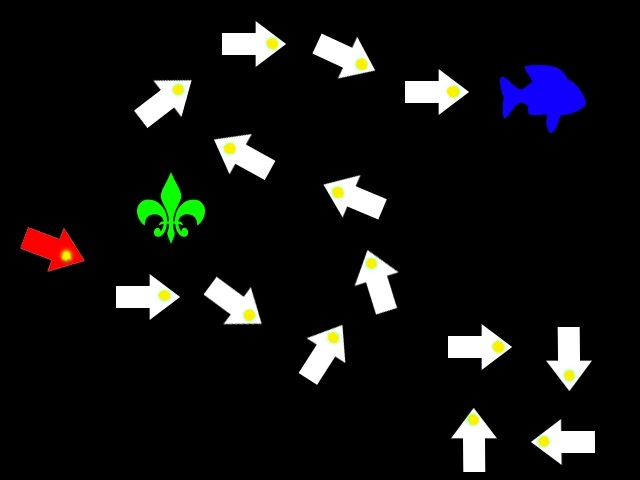
%> input picture 机器视觉实验 物体追踪 角点识别/AnsLab4-5 Treasure Hunting/Treasure_medium.jpg, 640 x 480 px
$ octave followMedium.m   (GNU Octave 9; MATLAB toolbox functions it lacks are replaced by stand-ins)
%> lines starting %> are read from the running program, lines starting %| are printed output that depends on the picture; in (x1, y1, x2, y2) boxes, pixels count from 0 and x2, y2 are one past the last pixel; in counts of white or black regions, pixels touching at a corner belong together; the program's own positions count from 1
close all;
clear all;
im = imread(['Treasure_Medium.jpg']); % change name to process other images
%> im is the input picture: size 480x640x3 uint8; mean R, G, B 18.2, 18.3, 18.3
% figure(1)
% imshow(im);
% figure(2)
bin_threshold = 0.1; % parameter to vary
bin_im = im2bw(im, bin_threshold);
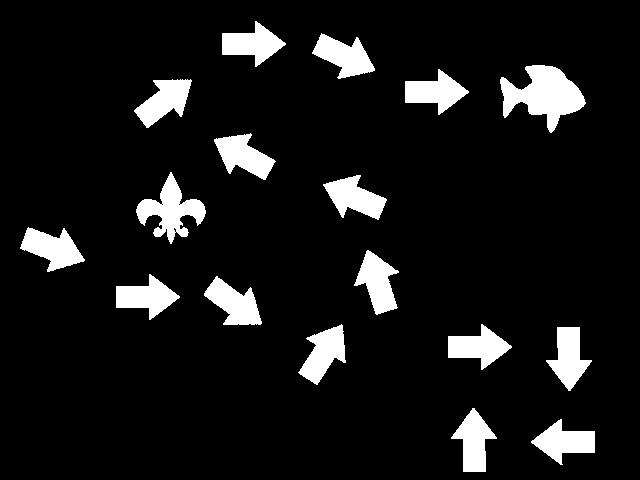
%> bin_im: size 480x640 logical; 9.1% white; 17 white regions
% imshow(bin_im);
% title("Threshold value = 0.1")
% figure(3)
con_com = bwlabel(bin_im);
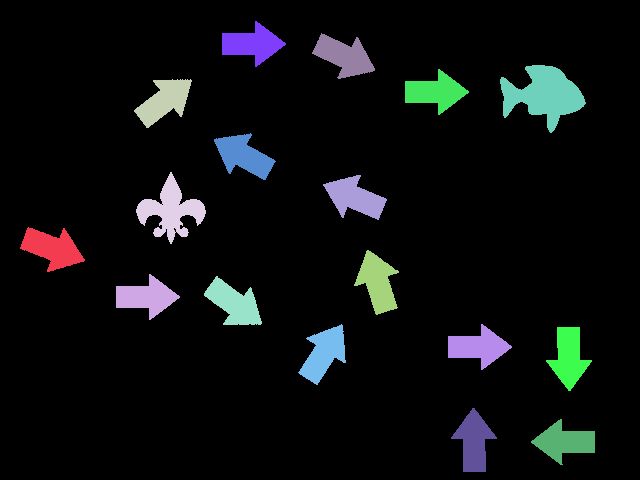
%> con_com: size 480x640 double; 18 distinct labels, from 0 to 17; one colour per label, 0 black
imshow(label2rgb(con_com));
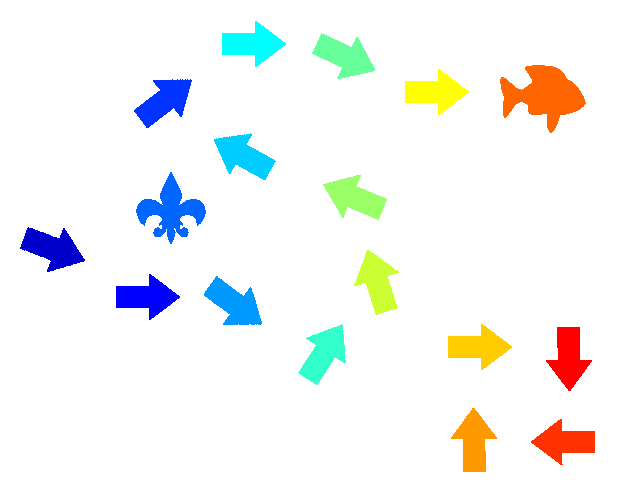
%> displayed picture: size 480x640x3, on the screen's scale of 0 to 255; mean R, G, B 243.1, 245.1, 243.4
props = regionprops(con_com);
%> props = 17 regions; largest, box (x1, y1, x2, y2), Area and Centroid: (500, 65, 586, 133) 3052 [544.8 95.3], (136, 172, 206, 244) 2084 [171.5 211], (20, 227, 85, 272) 1575 [53 249.1], (204, 276, 262, 325) 1563 [234.7 304.1], (354, 250, 399, 315) 1549 [378.2 283]
%% Drawing bounding boxes
n_objects = numel(props);
%> n_objects = 17
imshow(im);
hold on;
if_follow = ones(n_objects,1);
degs = ones(n_objects,1);
r = 18;
startId = 0;
for object_id = 1 : n_objects
    % 报告提示可以用颜色判断是否为箭头 其实通过区域的大小判定也是可以的
    if (props(object_id).Area > 1480) && (props(object_id).Area < 1580)
        rectangle('Position', props(object_id).BoundingBox, 'EdgeColor', 'b');
        center = props(object_id).Centroid;
        center1 = round(center(1,1));
        center2 = round(center(1,2));
        if im(center2,center1,2) < 10
            startId = object_id;
            plot(center1,center2,'*');
        end
    end
end
%> this loop made 17 passes
%> (center, center1, center2, startId) on pass 1: ([52.96 249.1], 53, 249, 1)
%> (center, center1, center2) on passes 2, 3, 5, 6, 7, 8: ([146.9 297.5], 147, 298), ([165.1 101.4], 165, 101), ([234.7 304.1], 235, 304), ([244.3 156.4], 244, 156), ([252.9 44.5], 253, 45), ([324.5 354.1], 325, 354)
moveId = startId;
%> moveId = 1
ifPass = zeros(n_objects,1);
steps = 1;
while true
    ifPass(moveId,1) = 1;
    steps = steps + 1;
    center = props(moveId).Centroid;
    center1 = round(center(1,1));
    center2 = round(center(1,2));
    towardDeg = 0;
    for deg = 0 : pi/100 : pi * 2
        pointA = round(center(1,1) + r * cos(deg));
        pointB = round(center(1,2) + r * sin(deg));
        plot(pointA,pointB,'.');
        if im(pointB,pointA,2) > 200 && ...
           im(pointB,pointA,3) < 20  && moveId == startId
            disp("FindPoint")
            towardDeg = deg;
            break;
        end
        disp(moveId)
        if im(pointB,pointA,2) > 230 && ...
           im(pointB,pointA,3) < 5 && ...
           not(moveId==8)&& not(moveId==10)
            disp("FindPoint")
            towardDeg = deg;
            break;
        elseif im(pointB,pointA,2) > 230 && ...
           im(pointB,pointA,3) < 1 && ...
           ((moveId==8)||(moveId==10))
            disp("FindPoint")
            towardDeg = deg;
            break;
        end
    end
    ifNoMore = 1;
    towardDeg = towardDeg + pi/100;
    for step = 2*r : 1 : 7 * r
        pointA = round(center(1,1) + step * cos(towardDeg));
        pointB = round(center(1,2) + step * sin(towardDeg));
        plot(pointA,pointB,'.');
        if pointA > 640 || pointA < 1 || pointB > 480 || pointB < 1
            continue;
        end
        if im(pointB,pointA,2) > 200 && ...
            im(pointB,pointA,3) > 200 && ...
            im(pointB,pointA,1) > 200
            disp("FindNextSig")
            for object_id = 1 : n_objects
                center = props(object_id).Centroid;
                if abs(pointA-center(1,1))+abs(pointB-center(1,2)) < 50 ...
                    && ifPass(object_id,1) == 0
                    plot(center(1,1),center(1,2),'*')
                    disp("FindNextPoint")
                    moveId = object_id;
                    ifNoMore = 0;
                    ifPass(object_id,1) = 1;
                    break;
                end
            end
            break;
        end
    end
    if ifNoMore == 1 || steps > n_objects
        break;
    end
end
%> this loop made 11 passes
%> (center1, center2, towardDeg) on passes 1 to 11: (53, 249, 0.44), (147, 298, 0.0314), (235, 304, 0.471), (325, 354, 5.15), (378, 283, 4.37), (355, 198, 3.39), (244, 156, 3.55), (165, 101, 5.43), (253, 45, 0.0314), (345, 57, 0.314), (436, 92, 0.0314)
%> (printed output is left out)
%> after the loop, ifPass = 17 values, max 1 at index 1, min 0 at index 4, mean 0.647; moveId = 12; steps = 12
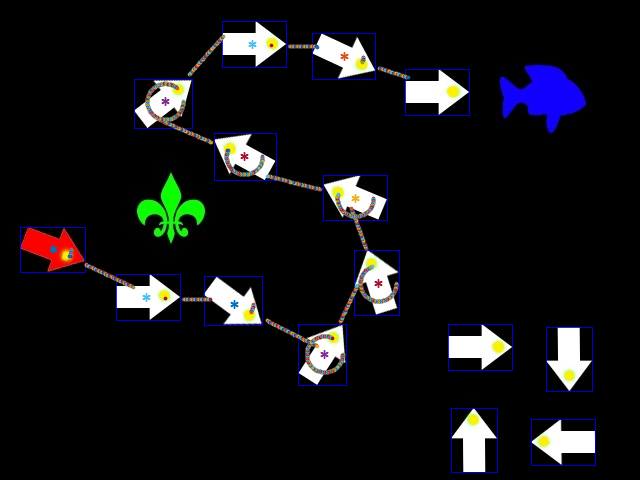
%> figure redrawn from the program's plot data
hold off;

$ run again, with 机器视觉实验 物体追踪 角点识别/AnsLab4-5 Treasure Hunting/Treasure_easy.jpg copied over 机器视觉实验 物体追踪 角点识别/AnsLab4-5 Treasure Hunting/Treasure_medium.jpg
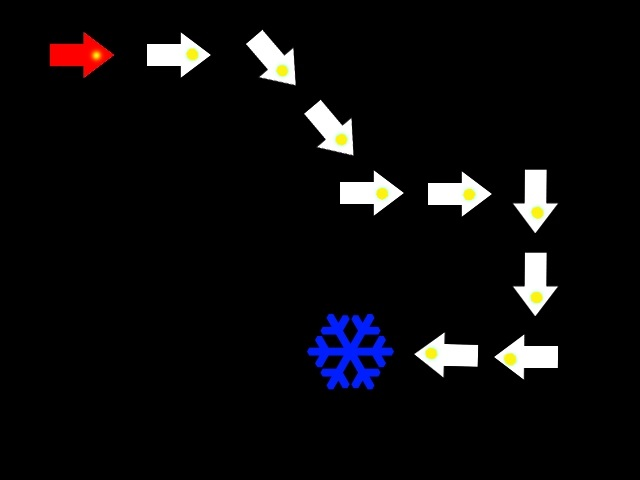
%> input picture 机器视觉实验 物体追踪 角点识别/AnsLab4-5 Treasure Hunting/Treasure_easy.jpg, 640 x 480 px
%> im is the input picture: size 480x640x3 uint8; mean R, G, B 11.8, 10.9, 12.4
%> bin_im: size 480x640 logical; 5.8% white; 11 white regions
%> con_com: size 480x640 double; 12 distinct labels, from 0 to 11
%> `imshow(label2rgb(con_com));`:
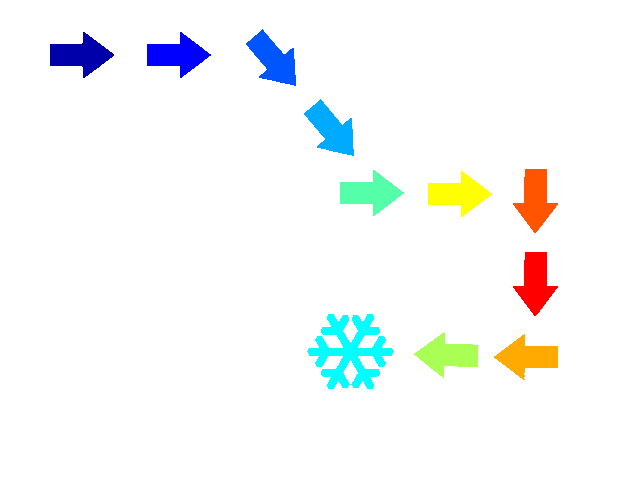
%> displayed picture: size 480x640x3, on the screen's scale of 0 to 255; mean R, G, B 246.3, 248.8, 248.4
%> props = 11 regions; largest, box (x1, y1, x2, y2), Area and Centroid: (307, 314, 394, 389) 3016 [351 352.1], (513, 169, 558, 233) 1501 [536 199.8], (513, 252, 558, 316) 1500 [536 282.8], (50, 32, 114, 78) 1495 [81 55.5], (246, 29, 296, 86) 1493 [274.2 60.2]
%> n_objects = 11
%> the loop `for object_id = 1 : n_objects` made 11 passes
%> (center, center1, center2, startId) on pass 1: ([80.97 55.51], 81, 56, 1)
%> `moveId = startId;`: moveId = 1
%> the loop `while true` made 3 passes
%> (center1, center2) on passes 1 to 3: (81, 56), (178, 56), (274, 60)
%> (printed output is left out)
%> after the loop `while true`: ifPass = [1; 1; 1; 0; 0; 0; 0; 0; 0; 0; 0]; moveId = 3; steps = 4
%> after the loop `while true`:
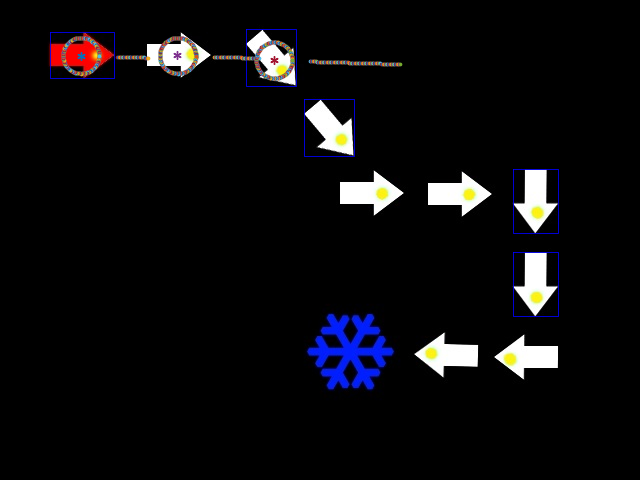
%> figure redrawn from the program's plot data
